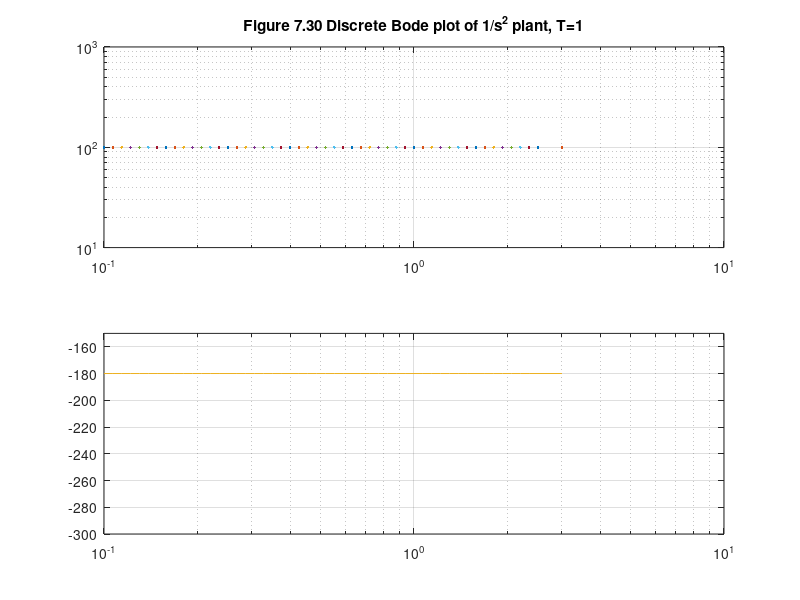

Recreate this plot in MATLAB.
%  Figure 7.30      Digital Control of Dynamic Systems, 3e 
%                   Franklin, Powell, Workman
%                   Addison-Wesley Publishing Company, 1998
% Matlab  v5.0

clf
clear
w=[logspace(-1, .4) 3];
np=[0 0 1];
dp=[1 0 0];
[a,b,c,d]=tf2ss(np,dp);
sysc=ss(a,b,c,d);
T=1;
sysd=c2d(sysc,T,'zoh');
[mag ph]= bode(sysd,w);
subplot(2,1,1); loglog(w,mag(1,:)) ; grid
%ph=ph-360*ones(size(w'));
title('Figure 7.30 Discrete Bode plot of 1/s^2 plant, T=1')
subplot(2,1,2);
semilogx(w,ph(1,:)); grid
axis([.1 10 -300 -150])
hold on;
pha=-180*ones(size(w'));
semilogx(w,pha) 
hold off
